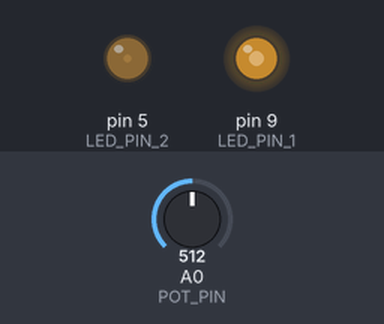
Simulated run of this sketch. Board: Arduino Uno, built with avr-gcc and run on an emulated ATmega328P. On the bench: output pins drawn as LEDs (lit = HIGH). The test bench sets the inputs (shaded band); at power-on: A0 (POT_PIN) = 512.

Above: at 1.2 s.
1.3 s: A0 (POT_PIN) set to 716
At 1.7 s:
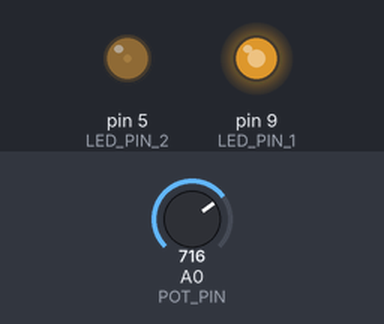
2.8 s: A0 (POT_PIN) set to 900
At 4.0 s:
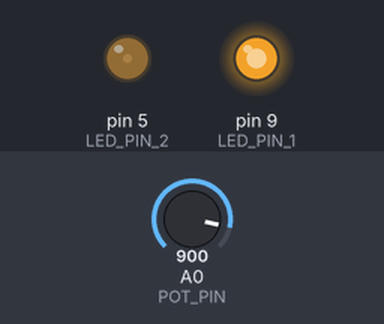
4.3 s: A0 (POT_PIN) set to 122
At 5.2 s:
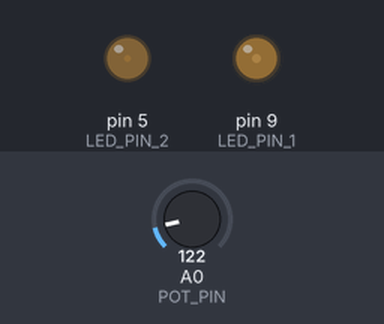
5.8 s: A0 (POT_PIN) set to 0
At 6.3 s:
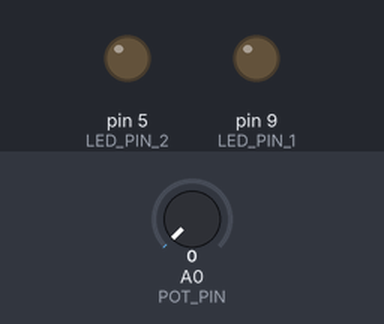
Timing chart, 0 to 8.3 s (numbered marks = the images above; inputs shaded):
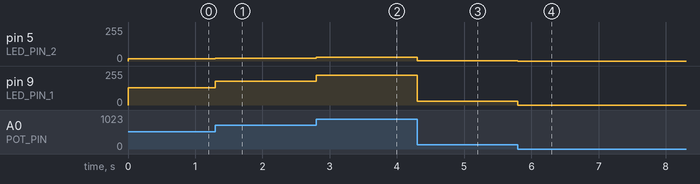

Measured:
- after the input at 1.3 s, pin 5 (LED_PIN_2): 16/255 → 22/255 at once; pin 9 (LED_PIN_1): 128/255 → 179/255 at once
- after the input at 2.8 s, pin 5 (LED_PIN_2): 22/255 → 28/255 at once; pin 9 (LED_PIN_1): 179/255 → 225/255 at once
- after the input at 4.3 s, pin 5 (LED_PIN_2): 28/255 → 3/255 at once; pin 9 (LED_PIN_1): 225/255 → 30/255 at once
- after the input at 5.8 s, pin 5 (LED_PIN_2): 3/255 → 0/255 at once; pin 9 (LED_PIN_1): 30/255 → 0/255 at once

The sketch:

example.ino
```cpp
#define LED_PIN_1 9
#define LED_PIN_2 5
#define POT_PIN   A0

void setup() {
  pinMode(LED_PIN_1, OUTPUT);
  pinMode(LED_PIN_2, OUTPUT);
  pinMode(POT_PIN, INPUT);
}

void loop() {
  int rotation, brightness;

  rotation = analogRead(POT_PIN);
  brightness = rotation / 4;
  analogWrite(LED_PIN_1, brightness);

  int brightness_lower = brightness / 8;
  analogWrite(LED_PIN_2, brightness_lower);
}
```
